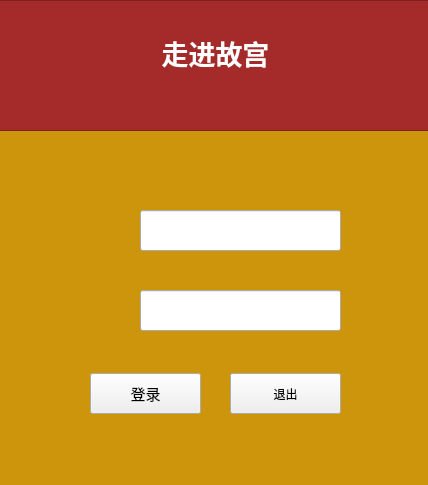
<?xml version="1.0" encoding="UTF-8"?>
<ui version="4.0">
 <class>MainWindow</class>
 <widget class="QMainWindow" name="MainWindow">
  <property name="geometry">
   <rect>
    <x>0</x>
    <y>0</y>
    <width>428</width>
    <height>485</height>
   </rect>
  </property>
  <property name="windowTitle">
   <string>MainWindow</string>
  </property>
  <property name="styleSheet">
   <string notr="true"/>
  </property>
  <widget class="QWidget" name="centralwidget">
   <property name="styleSheet">
    <string notr="true"/>
   </property>
   <widget class="QPushButton" name="button_exit">
    <property name="geometry">
     <rect>
      <x>230</x>
      <y>373</y>
      <width>111</width>
      <height>41</height>
     </rect>
    </property>
    <property name="styleSheet">
     <string notr="true">*{font: 75 11pt &quot;微软雅黑&quot;;}</string>
    </property>
    <property name="text">
     <string>退出</string>
    </property>
   </widget>
   <widget class="QPushButton" name="button_login">
    <property name="geometry">
     <rect>
      <x>90</x>
      <y>373</y>
      <width>111</width>
      <height>41</height>
     </rect>
    </property>
    <property name="font">
     <font>
      <family>微软雅黑</family>
      <pointsize>11</pointsize>
      <weight>9</weight>
      <italic>false</italic>
      <bold>false</bold>
     </font>
    </property>
    <property name="styleSheet">
     <string notr="true">*{font: 75 11pt &quot;微软雅黑&quot;;}</string>
    </property>
    <property name="text">
     <string>登录</string>
    </property>
   </widget>
   <widget class="QLineEdit" name="input_pwd">
    <property name="geometry">
     <rect>
      <x>140</x>
      <y>290</y>
      <width>201</width>
      <height>41</height>
     </rect>
    </property>
    <property name="styleSheet">
     <string notr="true">*{font: 75 10pt &quot;微软雅黑&quot;;}</string>
    </property>
    <property name="echoMode">
     <enum>QLineEdit::Password</enum>
    </property>
   </widget>
   <widget class="QLineEdit" name="input_user">
    <property name="geometry">
     <rect>
      <x>140</x>
      <y>210</y>
      <width>201</width>
      <height>41</height>
     </rect>
    </property>
    <property name="styleSheet">
     <string notr="true">*{font: 75 10pt &quot;微软雅黑&quot;;}</string>
    </property>
    <property name="echoMode">
     <enum>QLineEdit::Normal</enum>
    </property>
   </widget>
   <widget class="QTextBrowser" name="textBrowser_2">
    <property name="geometry">
     <rect>
      <x>-10</x>
      <y>0</y>
      <width>451</width>
      <height>131</height>
     </rect>
    </property>
    <property name="styleSheet">
     <string notr="true">*{background-color:rgb(165,42,42);
color:rgb(255, 255, 255)}
</string>
    </property>
    <property name="html">
     <string>&lt;!DOCTYPE HTML PUBLIC &quot;-//W3C//DTD HTML 4.0//EN&quot; &quot;http://www.w3.org/TR/REC-html40/strict.dtd&quot;&gt;
&lt;html&gt;&lt;head&gt;&lt;meta name=&quot;qrichtext&quot; content=&quot;1&quot; /&gt;&lt;style type=&quot;text/css&quot;&gt;
p, li { white-space: pre-wrap; }
&lt;/style&gt;&lt;/head&gt;&lt;body style=&quot; font-family:'SimSun'; font-size:9pt; font-weight:400; font-style:normal;&quot;&gt;
&lt;p align=&quot;center&quot; style=&quot;-qt-paragraph-type:empty; margin-top:0px; margin-bottom:0px; margin-left:0px; margin-right:0px; -qt-block-indent:0; text-indent:0px; font-family:'SimSun';&quot;&gt;&lt;br /&gt;&lt;/p&gt;
&lt;p align=&quot;center&quot; style=&quot;-qt-paragraph-type:empty; margin-top:0px; margin-bottom:0px; margin-left:0px; margin-right:0px; -qt-block-indent:0; text-indent:0px; font-family:'SimSun';&quot;&gt;&lt;br /&gt;&lt;/p&gt;
&lt;p align=&quot;center&quot; style=&quot; margin-top:0px; margin-bottom:0px; margin-left:0px; margin-right:0px; -qt-block-indent:0; text-indent:0px;&quot;&gt;&lt;span style=&quot; font-family:'SimSun'; font-size:20pt; font-weight:600;&quot;&gt;走进故宫&lt;/span&gt;&lt;/p&gt;&lt;/body&gt;&lt;/html&gt;</string>
    </property>
   </widget>
   <widget class="QWidget" name="widget" native="true">
    <property name="geometry">
     <rect>
      <x>-10</x>
      <y>130</y>
      <width>441</width>
      <height>361</height>
     </rect>
    </property>
    <property name="styleSheet">
     <string notr="true">*{background-color: rgb(205,149,12)}</string>
    </property>
    <widget class="QLabel" name="label_user">
     <property name="geometry">
      <rect>
       <x>100</x>
       <y>80</y>
       <width>41</width>
       <height>41</height>
      </rect>
     </property>
     <property name="text">
      <string/>
     </property>
     <property name="pixmap">
      <pixmap resource="res.qrc">:/username.png</pixmap>
     </property>
    </widget>
    <widget class="QLabel" name="label_pwd">
     <property name="geometry">
      <rect>
       <x>100</x>
       <y>160</y>
       <width>41</width>
       <height>41</height>
      </rect>
     </property>
     <property name="text">
      <string/>
     </property>
     <property name="pixmap">
      <pixmap resource="res.qrc">:/password.png</pixmap>
     </property>
    </widget>
   </widget>
   <zorder>widget</zorder>
   <zorder>button_exit</zorder>
   <zorder>button_login</zorder>
   <zorder>input_pwd</zorder>
   <zorder>input_user</zorder>
   <zorder>textBrowser_2</zorder>
  </widget>
 </widget>
 <resources>
  <include location="res.qrc"/>
 </resources>
 <connections/>
</ui>
